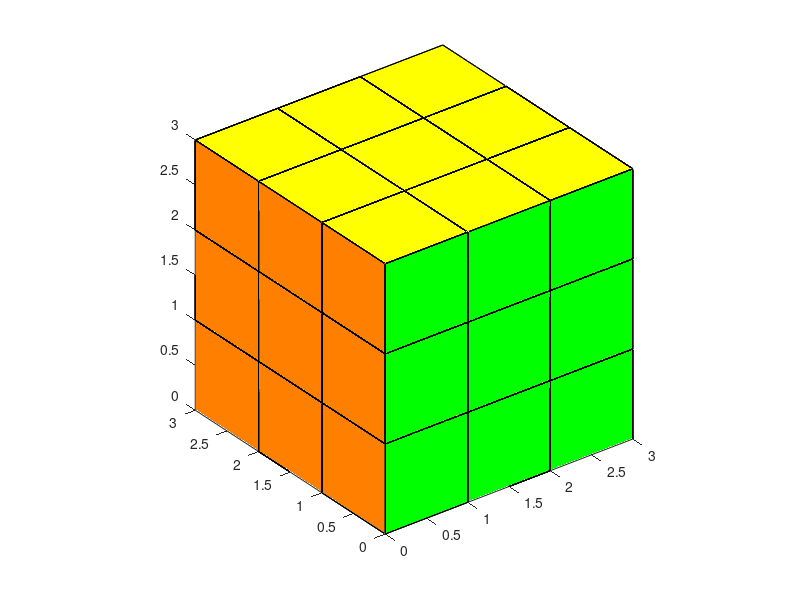

Reproduce this figure in MATLAB.
vert = [0 0 0;1 0 0;1 1 0;0 1 0;0 0 1;1 0 1;1 1 1;0 1 1];
fac = [1 2 6 5;2 3 7 6;3 4 8 7;4 1 5 8;1 2 3 4;5 6 7 8];
C = [0 1 0; 1 0 0; 0 0 1; 1 0.5 0; 1 1 1; 1 1 0];
patch('Vertices',vert,'Faces',fac,'FaceVertexCData',C,'FaceColor','flat')
view(3)
axis vis3d
hold on
for i = 1:3
    for j = 1:3
    vert(:,i) = vert(:,i) + 1;
    patch('Vertices',vert,'Faces',fac,'FaceVertexCData',C,'FaceColor','flat')
    vert(:,j) = vert(:,j) + 1;
    patch('Vertices',vert,'Faces',fac,'FaceVertexCData',C,'FaceColor','flat')
    vert = [0 0 0;1 0 0;1 1 0;0 1 0;0 0 1;1 0 1;1 1 1;0 1 1];
    end
end

for i = 1:3
    for j = 1:3
        if(i ~= j)
        vert(:,i) = vert(:,i) + 2;
        patch('Vertices',vert,'Faces',fac,'FaceVertexCData',C,'FaceColor','flat')
        vert(:,j) = vert(:,j) + 1;
        patch('Vertices',vert,'Faces',fac,'FaceVertexCData',C,'FaceColor','flat')
        vert = [0 0 0;1 0 0;1 1 0;0 1 0;0 0 1;1 0 1;1 1 1;0 1 1];
        end
    end
end

vert = vert + 2;
patch('Vertices',vert,'Faces',fac,'FaceVertexCData',C,'FaceColor','flat')

for i = 1:3
    for j = 1:3
    vert(:,i) = vert(:,i) - 1;
    patch('Vertices',vert,'Faces',fac,'FaceVertexCData',C,'FaceColor','flat')
    vert(:,j) = vert(:,j) - 1;
    patch('Vertices',vert,'Faces',fac,'FaceVertexCData',C,'FaceColor','flat')
    vert = [0 0 0;1 0 0;1 1 0;0 1 0;0 0 1;1 0 1;1 1 1;0 1 1];
    vert = vert + 2;
    end
end

for i = 1:3
    for j = 1:3
        if(i ~= j)
        vert(:,i) = vert(:,i) - 2;
        patch('Vertices',vert,'Faces',fac,'FaceVertexCData',C,'FaceColor','flat')
        vert(:,j) = vert(:,j) - 1;
        patch('Vertices',vert,'Faces',fac,'FaceVertexCData',C,'FaceColor','flat')
        vert = [0 0 0;1 0 0;1 1 0;0 1 0;0 0 1;1 0 1;1 1 1;0 1 1];
        vert = vert + 2;
        end
    end
end
